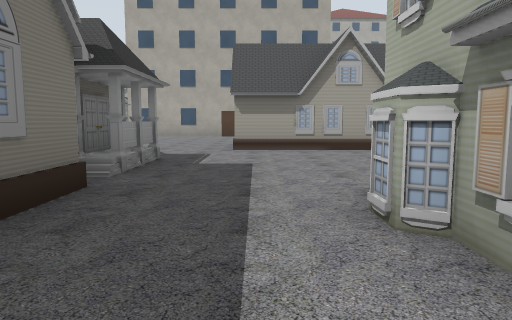
[1] (above)

24 first-person views from a walk through a robot-simulator world made for Gazebo. The camera is 1.2 m above the floor, tilts 6° down and sees 70° across. The floor is counted in squares, 2 m on a side. Each view is taken from the middle of a square. On the plan, view 1 faces up. The plan holds only what a view shows up to about 10 squares ahead; the rest is blank. The place goes on beyond the plan. Some stock models are drawn as simple stand-ins. Some surface patterns are stand-ins.

[2]
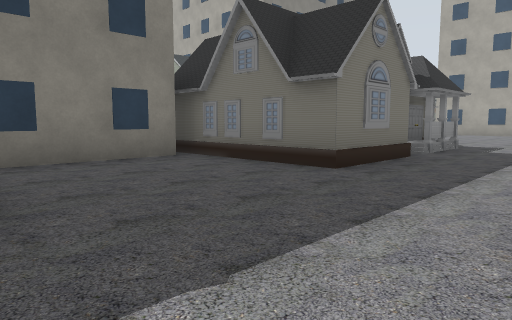

[3]
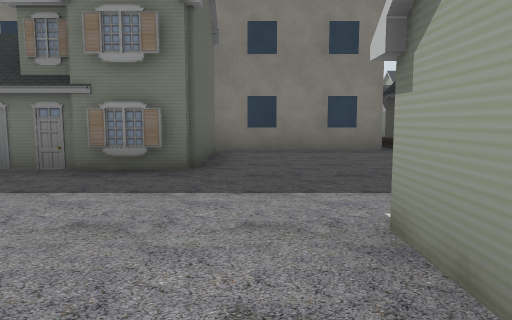

[4]
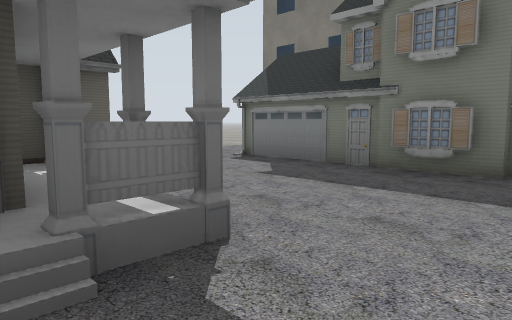

[5]
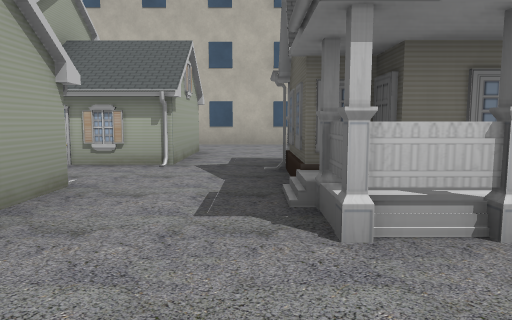

[6]
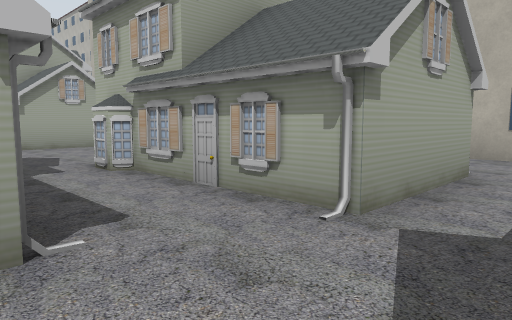

[7]
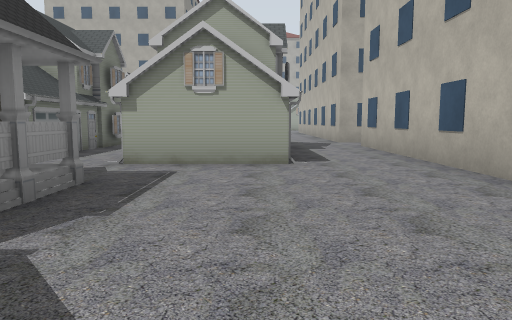

[8]
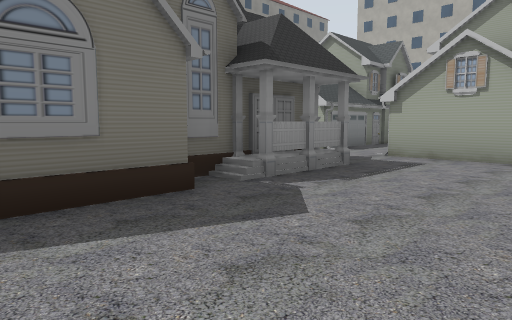

[9]
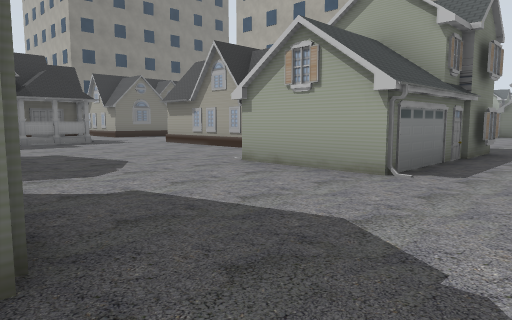

[10]
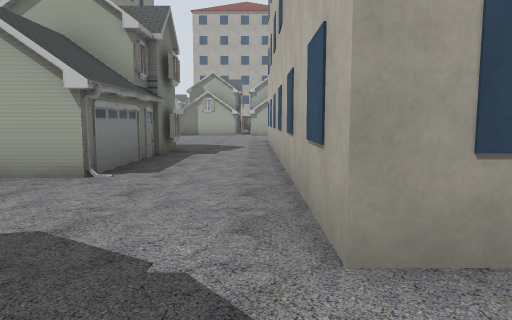

[11]
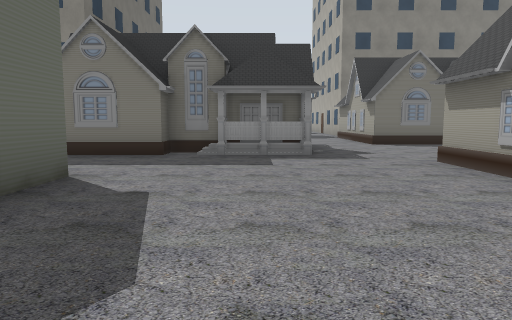

[12]
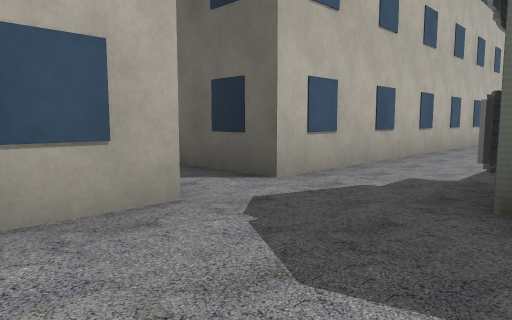

[13]
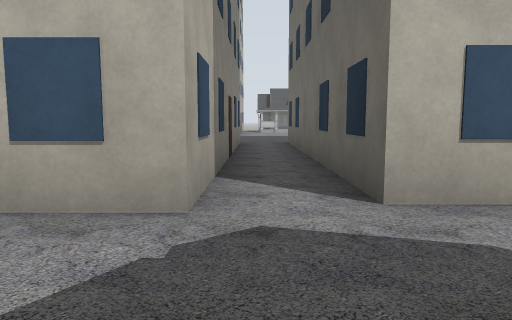

[14]
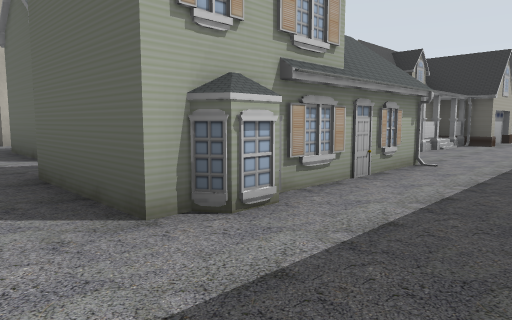

[15]
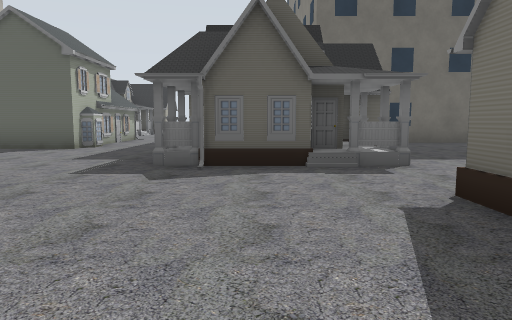

[16]
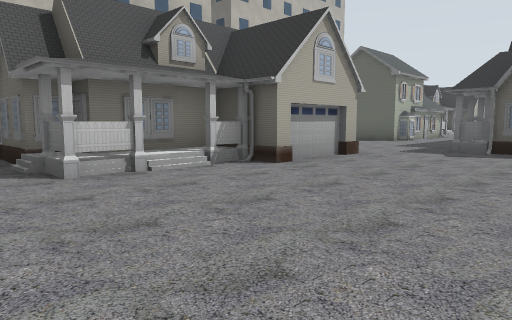

[17]
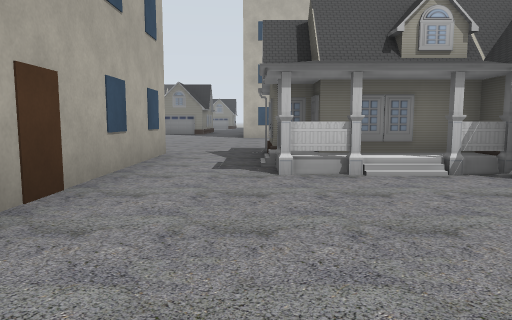

[18]
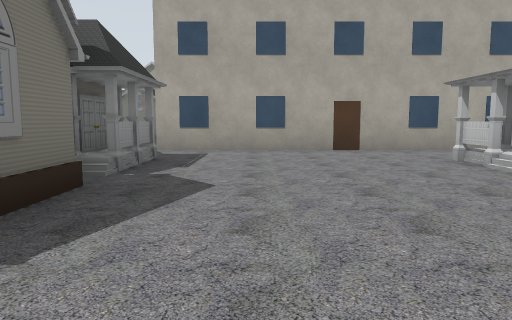

[19]
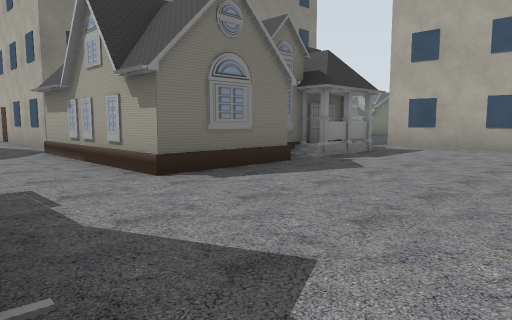

[20]
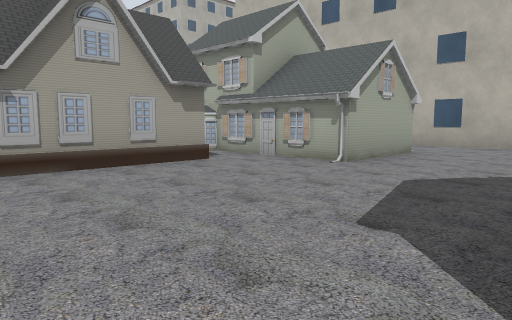

[21]
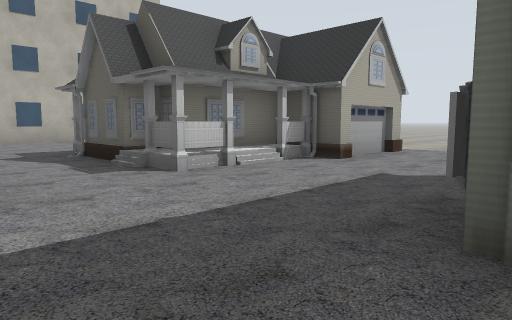

[22]
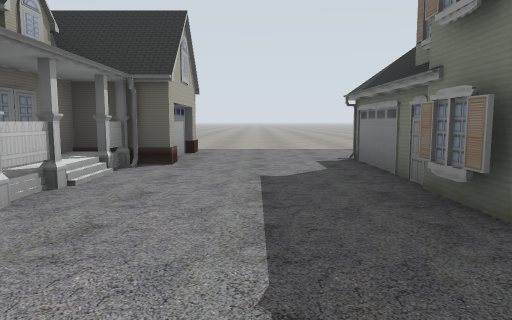

[23]
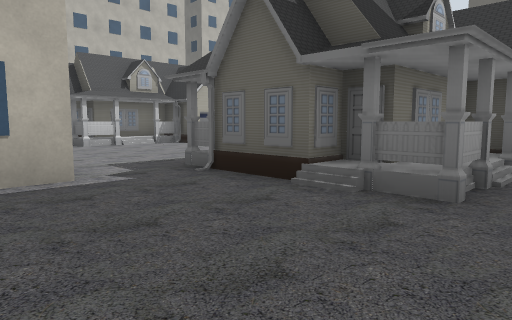

[24]
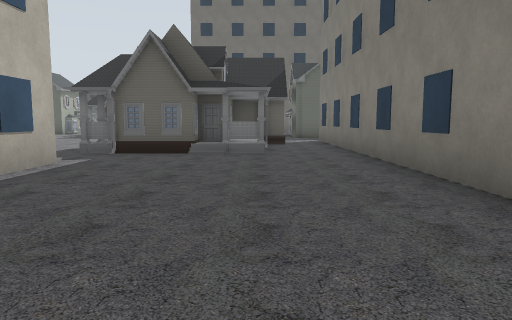

### Floor plan
Key: @ floor where view 1 was taken; . main floor; : floor 0.25 m higher than the main floor; / step, stairs or slope; H house; B building.
Columns run from 13 left of view 1 to 12 right of it. Each row starts with its distance up from view 1.
 20      .
 19     ...
 18     ....
 17    B....
 16    B....B
 15    B....BBBBBBBBB...
 14    B................
 13    B.H/HH............
 12    B.HHH:....HHHH   ...B
 11    B.HHH/.....HH    ...B
 10    B.HH H....HHH  HHH..B
  9 BBBB.HHHH....HHHH HHH..B
  8  ....HHHH....HHHH.HHH..B
  7     ..............H.H..B
  6        .HHHH......HHH..B
  5       ..HHHH...........B
  4       ..HHHH...........BBB
  3      ...H HH..HHH.........
  2      ...H HH..HHH.HHH..BBB
  1      ...HHHH..HHH.H H..B
  0     BBBBB....@H.H.HHH..B
 -1         B.....HHH.H.H..B
 -2         B..............B
 -3         BHHH...........B
 -4            H...HHHH....B
 -5           HH.../HHH....B
 -6            H...HHHH... B
 -7         B HH....HHH... B
 -8         B .....H  H...

Positions as (right, up) in squares from view 1, and headings:
1: (0, 0), facing up
2: (1, -3), facing up-left
3: (3, -2), facing left
4: (3, -2), facing down-left
5: (0, -3), facing right
6: (3, -3), facing up-right
7: (7, -7), facing up
8: (8, -8), facing up-left
9: (9, 2), facing up-left
10: (9, 2), facing up
11: (5, 5), facing left
12: (7, 5), facing down-right
13: (7, 3), facing right
14: (-1, 4), facing down-right
15: (-3, 11), facing down
16: (-4, 14), facing down-right
17: (-4, 13), facing right
18: (-3, 7), facing up
19: (-1, 6), facing up-left
20: (0, 3), facing up-right
21: (-2, -1), facing down-right
22: (0, -1), facing down
23: (-9, 16), facing down-right
24: (-8, 20), facing down
